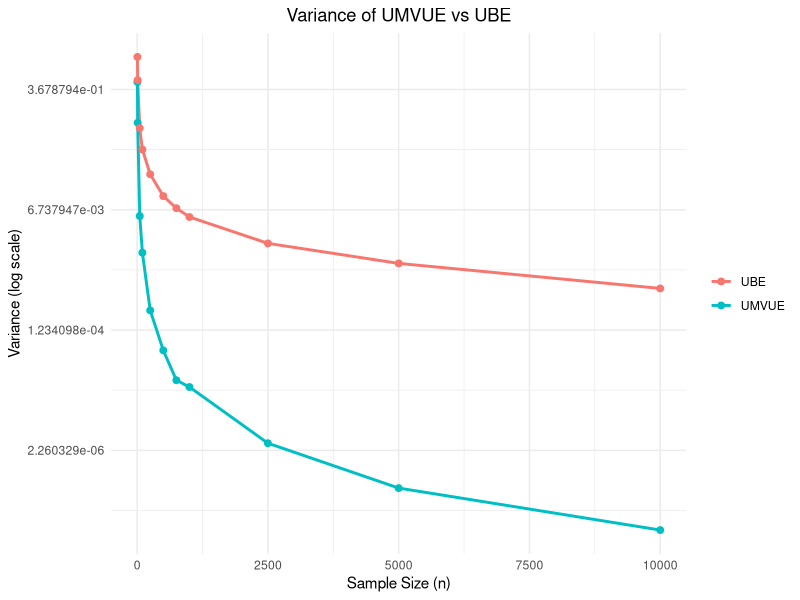

Source code (R):
# Generate uniform samples and calculate variances of UMVUE and UBE estimators

# Define different sample sizes for the simulation
range_of_n <- c(5,10,50,100,250,500,750,1000,2500,5000,10000)

# True parameter theta for the uniform distribution
theta = 4

# Number of iterations to simulate for each sample size
iterations = 1000

# Initialize vectors to store variance of UMVUE and UBE estimators
var_umvue <- c()
var_ube <- c()

# Loop over each sample size
for(n in range_of_n) {
  
  # Temporary vectors to store UMVUE and UBE estimators for current sample size
  x1 <- c()  # For UMVUE estimators
  x2 <- c()  # For UBE estimators
  
  # Simulate data for the given number of iterations
  for(i in 1:iterations) {
    
    # Generate 'n' random values from uniform(0, theta)
    x <- runif(n, 0, theta)
    
    # Compute the maximum value of the sample (for UMVUE calculation)
    xn <- max(x)
    
    # Compute twice the sample mean (used for UBE calculation)
    xbar2 <- mean(x) * 2
    
    # UMVUE estimator for theta
    func_of_xn <- xn * (n + 1) / n
    
    # UBE estimator for theta
    func <- xbar2
    
    # Store the estimators in the respective vectors
    theta_umvue <- c(func_of_xn)  # UMVUE estimator for the current iteration
    theta_ube <- c(func)  # UBE estimator for the current iteration
    
    # Append the estimators to the temporary vectors
    x1 <- c(x1, theta_umvue)  # Append UMVUE estimator to x1
    x2 <- c(x2, theta_ube)  # Append UBE estimator to x2
  }
  
  # Calculate variance for the UMVUE estimator
  # Variance formula: sum of squared differences from the true value, divided by the number of iterations
  v1 <- sum((x1 - theta)^2 / iterations)
  
  # Calculate variance for the UBE estimator
  # Variance formula: sum of squared differences from the true value, divided by the number of iterations
  v2 <- sum((x2 - theta)^2 / iterations)
  
  # Append calculated variances to the respective vectors
  var_umvue <- c(var_umvue, v1)
  var_ube <- c(var_ube, v2)
}

# Load ggplot2 library for plotting
library(ggplot2)

# Create a data frame to hold the results for plotting
df <- data.frame(
  n = rep(range_of_n, 2),  # Repeating sample sizes for both estimators
  variance = c(var_umvue, var_ube),  # Combine variances for both estimators
  estimator = rep(c("UMVUE", "UBE"), each = length(range_of_n))  # Label each estimator type
)

# Plot the data using ggplot2
ggplot(df, aes(x = n, y = variance, color = estimator, group = estimator)) +
  geom_line(linewidth = 1) +  # Draw line for each estimator to show variance trend
  geom_point(size = 2) +  # Draw points for each sample size to highlight data points
  scale_y_continuous(trans = "log") +  # Apply natural log transformation on y-axis for better visualization
  labs(
    title = "Variance of UMVUE vs UBE",  # Title of the plot
    x = "Sample Size (n)",  # Label for the x-axis
    y = "Variance (log scale)"  # Label for the y-axis
  ) +
  theme_minimal() +  # Use a minimal theme for clean aesthetics
  theme(
    plot.title = element_text(hjust = 0.5),  # Center the plot title
    legend.title = element_blank()  # Remove the legend title for a cleaner look
  )
